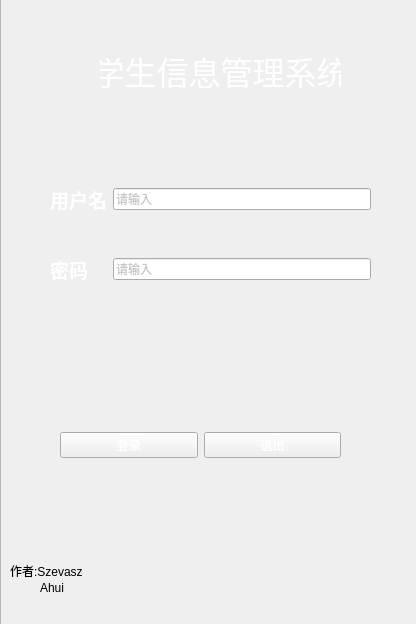
<?xml version="1.0" encoding="UTF-8"?>
<ui version="4.0">
 <class>Page_Login</class>
 <widget class="QWidget" name="Page_Login">
  <property name="enabled">
   <bool>true</bool>
  </property>
  <property name="geometry">
   <rect>
    <x>0</x>
    <y>0</y>
    <width>416</width>
    <height>624</height>
   </rect>
  </property>
  <property name="minimumSize">
   <size>
    <width>400</width>
    <height>400</height>
   </size>
  </property>
  <property name="maximumSize">
   <size>
    <width>1000</width>
    <height>1000</height>
   </size>
  </property>
  <property name="windowTitle">
   <string>登录</string>
  </property>
  <property name="windowIcon">
   <iconset resource="res.qrc">
    <normaloff>:/icon.jpg.jpg</normaloff>:/icon.jpg.jpg</iconset>
  </property>
  <property name="toolTip">
   <string>这是登录窗口</string>
  </property>
  <property name="autoFillBackground">
   <bool>false</bool>
  </property>
  <property name="styleSheet">
   <string notr="true"/>
  </property>
  <widget class="QLabel" name="label_3">
   <property name="geometry">
    <rect>
     <x>100</x>
     <y>40</y>
     <width>241</width>
     <height>61</height>
    </rect>
   </property>
   <property name="font">
    <font>
     <pointsize>24</pointsize>
    </font>
   </property>
   <property name="styleSheet">
    <string notr="true">color:rgb(255,255,255)</string>
   </property>
   <property name="text">
    <string>学生信息管理系统</string>
   </property>
   <property name="alignment">
    <set>Qt::AlignCenter</set>
   </property>
  </widget>
  <widget class="QWidget" name="widget" native="true">
   <property name="geometry">
    <rect>
     <x>60</x>
     <y>400</y>
     <width>281</width>
     <height>91</height>
    </rect>
   </property>
   <property name="autoFillBackground">
    <bool>false</bool>
   </property>
   <property name="styleSheet">
    <string notr="true"/>
   </property>
   <layout class="QGridLayout" name="gridLayout">
    <item row="0" column="1">
     <widget class="QPushButton" name="btn_exit">
      <property name="styleSheet">
       <string notr="true">color:rgb(255, 255, 255)</string>
      </property>
      <property name="text">
       <string>退出</string>
      </property>
     </widget>
    </item>
    <item row="0" column="0">
     <widget class="QPushButton" name="btn_login">
      <property name="styleSheet">
       <string notr="true">color:rgb(255, 255, 255)</string>
      </property>
      <property name="text">
       <string>登录</string>
      </property>
     </widget>
    </item>
   </layout>
  </widget>
  <widget class="QWidget" name="widget_2" native="true">
   <property name="geometry">
    <rect>
     <x>50</x>
     <y>150</y>
     <width>321</width>
     <height>171</height>
    </rect>
   </property>
   <property name="styleSheet">
    <string notr="true">color:rgb(255, 255, 255)</string>
   </property>
   <layout class="QGridLayout" name="gridLayout_2">
    <item row="0" column="1">
     <widget class="QLineEdit" name="le_user">
      <property name="styleSheet">
       <string notr="true">color: rgb(144, 144, 144);</string>
      </property>
      <property name="maxLength">
       <number>20</number>
      </property>
      <property name="placeholderText">
       <string>请输入</string>
      </property>
     </widget>
    </item>
    <item row="1" column="0">
     <widget class="QLabel" name="label_2">
      <property name="font">
       <font>
        <pointsize>14</pointsize>
        <bold>true</bold>
       </font>
      </property>
      <property name="styleSheet">
       <string notr="true">color:rgb(255,255,255)</string>
      </property>
      <property name="text">
       <string>密码</string>
      </property>
     </widget>
    </item>
    <item row="0" column="0">
     <widget class="QLabel" name="label">
      <property name="font">
       <font>
        <pointsize>14</pointsize>
        <bold>true</bold>
       </font>
      </property>
      <property name="styleSheet">
       <string notr="true">color:rgb(255,255,255)</string>
      </property>
      <property name="text">
       <string>用户名</string>
      </property>
     </widget>
    </item>
    <item row="1" column="1">
     <widget class="QLineEdit" name="le_password">
      <property name="styleSheet">
       <string notr="true">color: rgb(144, 144, 144);</string>
      </property>
      <property name="maxLength">
       <number>20</number>
      </property>
      <property name="echoMode">
       <enum>QLineEdit::Password</enum>
      </property>
      <property name="placeholderText">
       <string>请输入</string>
      </property>
     </widget>
    </item>
   </layout>
  </widget>
  <widget class="QFrame" name="frame">
   <property name="geometry">
    <rect>
     <x>0</x>
     <y>-40</y>
     <width>431</width>
     <height>671</height>
    </rect>
   </property>
   <property name="styleSheet">
    <string notr="true">
border-image: url(:/twohand.jpg);</string>
   </property>
   <property name="frameShape">
    <enum>QFrame::StyledPanel</enum>
   </property>
   <property name="frameShadow">
    <enum>QFrame::Raised</enum>
   </property>
  </widget>
  <widget class="QLabel" name="label_4">
   <property name="geometry">
    <rect>
     <x>10</x>
     <y>560</y>
     <width>81</width>
     <height>21</height>
    </rect>
   </property>
   <property name="text">
    <string>作者:Szevasz</string>
   </property>
  </widget>
  <widget class="QLabel" name="label_5">
   <property name="geometry">
    <rect>
     <x>40</x>
     <y>580</y>
     <width>58</width>
     <height>16</height>
    </rect>
   </property>
   <property name="text">
    <string>Ahui</string>
   </property>
  </widget>
  <zorder>frame</zorder>
  <zorder>label_3</zorder>
  <zorder>widget</zorder>
  <zorder>widget_2</zorder>
  <zorder>label_4</zorder>
  <zorder>label_5</zorder>
 </widget>
 <resources>
  <include location="res.qrc"/>
 </resources>
 <connections/>
</ui>
